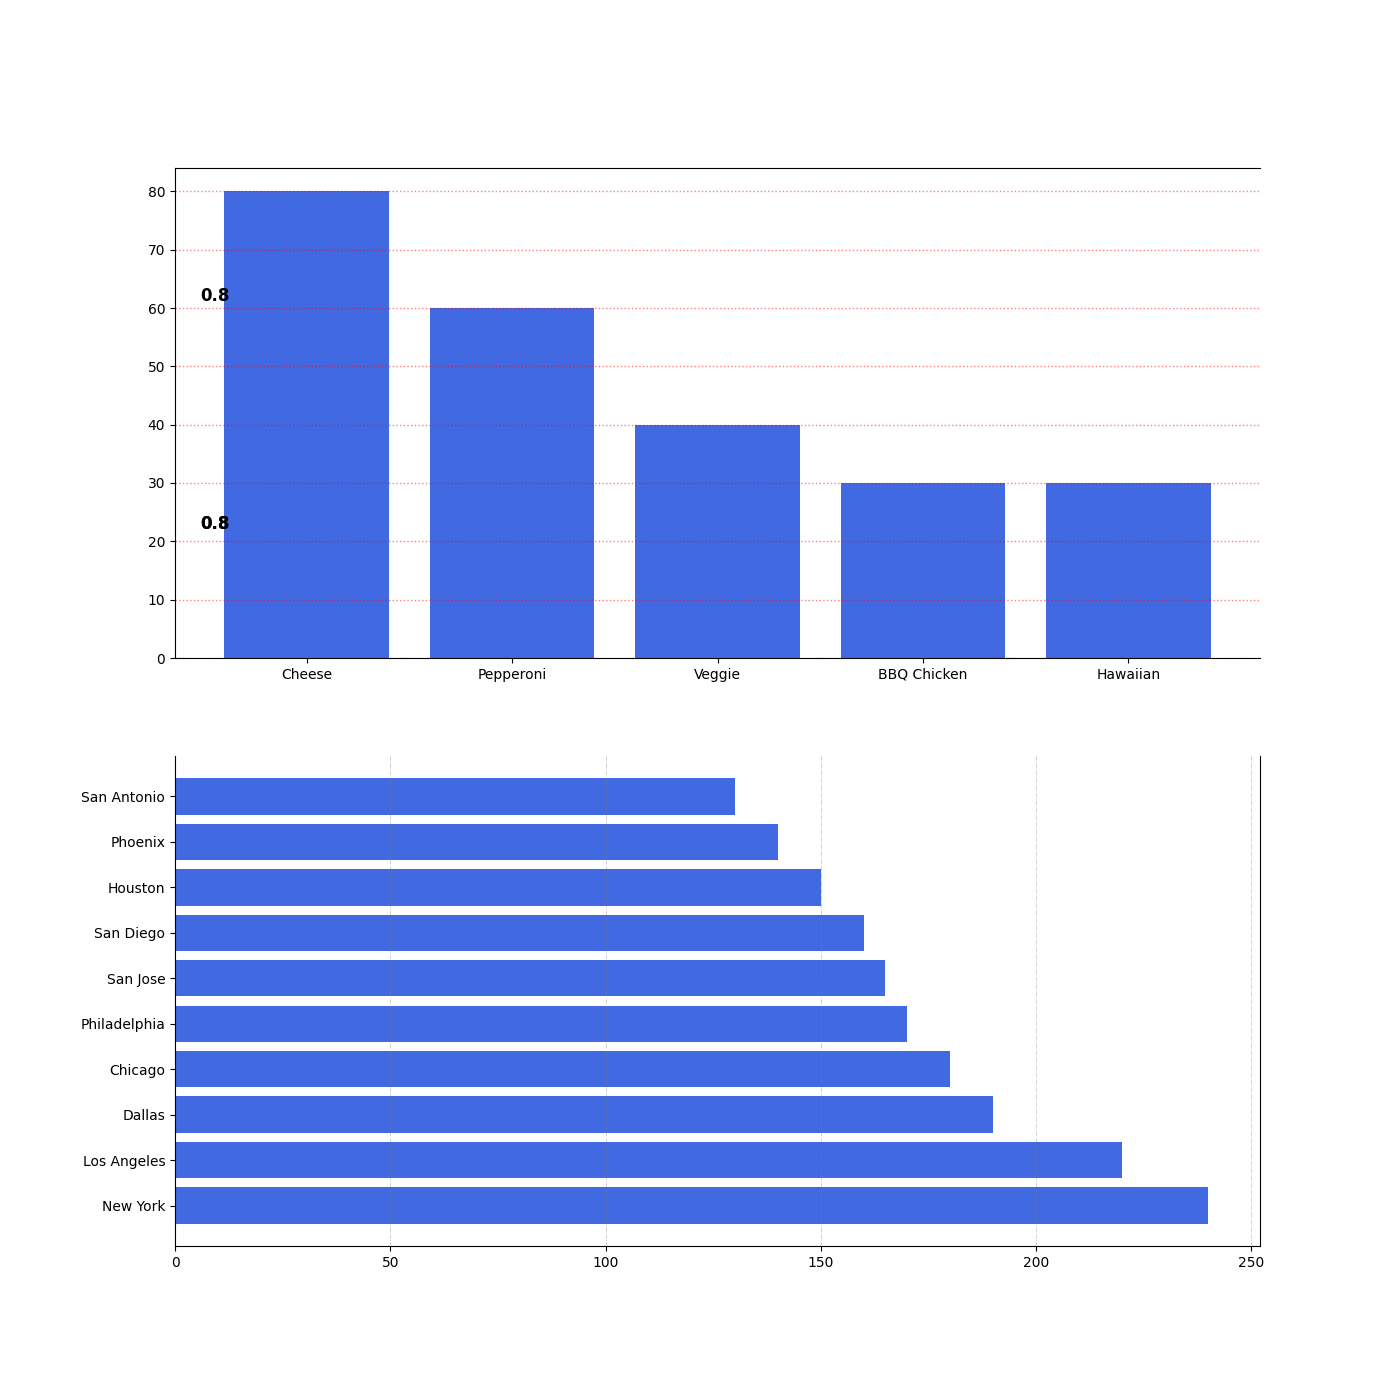

Write Python code to recreate this figure.
import matplotlib.pyplot as plt

cities = ['New York', 'Los Angeles', 'Dallas', 'Chicago', 'Philadelphia', 'San Jose', 'San Diego', 'Houston', 'Phoenix', 'San Antonio']
pizzas_sold = [240, 220, 190, 180, 170, 165, 160, 150, 140, 130]

types = ['Cheese', 'Pepperoni', 'Veggie', 'BBQ Chicken', 'Hawaiian']
type_data_ny = [80, 60, 40, 30, 30]

fig, (ax1, ax2) = plt.subplots(2, 1, figsize=(14, 14))

# Use the same color for both bar plots
color = 'royalblue'
bars1 = ax2.barh(cities, pizzas_sold, color=color)
bars2 = ax1.bar(types, type_data_ny, color=color)

ax2.grid(axis='x', linestyle='-.', linewidth=0.5, color='grey', alpha=0.5)
ax1.grid(axis='y', linestyle=':', linewidth=1.0, color='red', alpha=0.5)

ax2.spines['top'].set_visible(False)
ax1.spines['right'].set_visible(False)

for bar in bars2:
    width = bar.get_width()
    ax2.text(width + 5, bar.get_y() + bar.get_height() / 2, f'{width}', va='center', ha='left', fontsize=12, fontweight='bold', color='black')

for bar in bars1:
    height = bar.get_height()
    ax1.text(bar.get_x() + bar.get_width() / 2, height + 2, f'{height}', ha='center', va='bottom', fontsize=12, fontweight='bold', color='red')

plt.tight_layout(pad=3.0)
plt.show()
